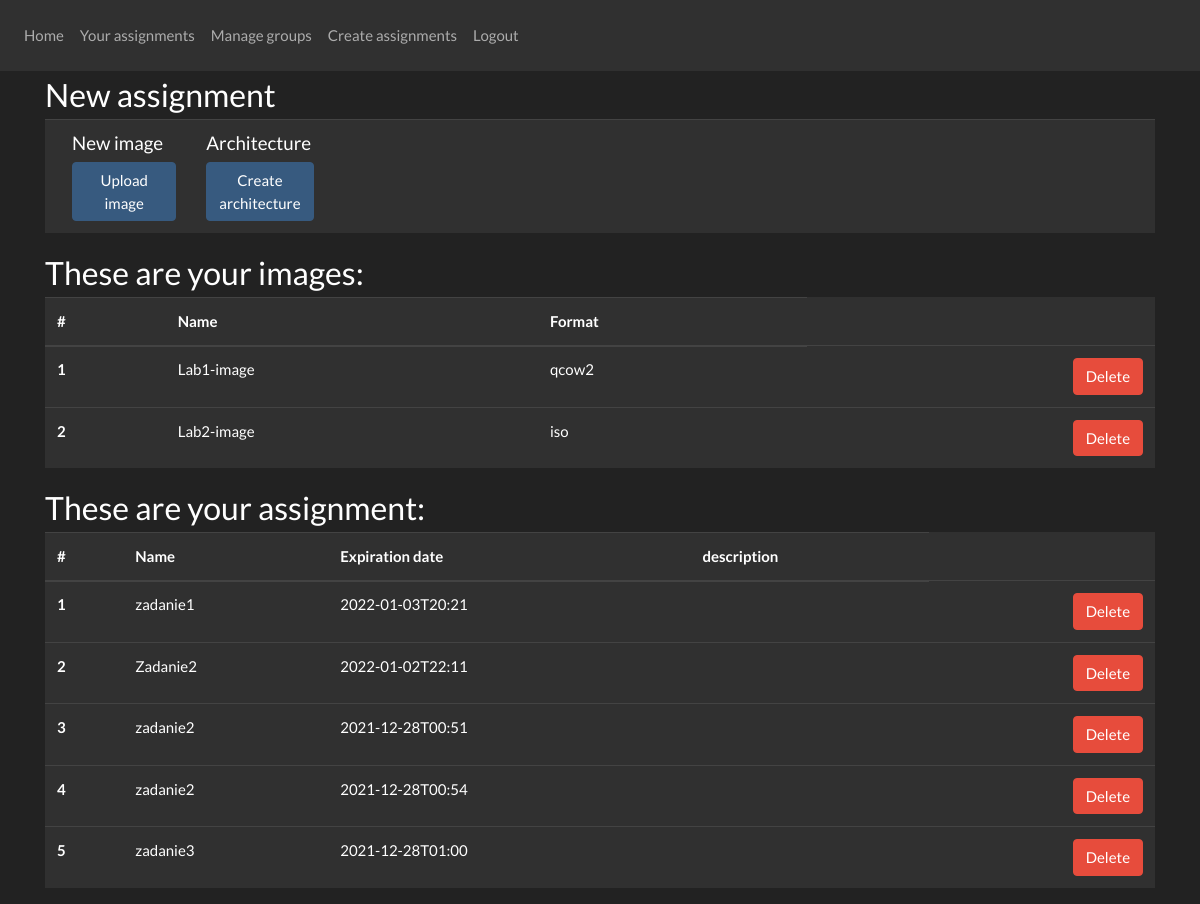
The app's page /create-assignments (signed in), older data.
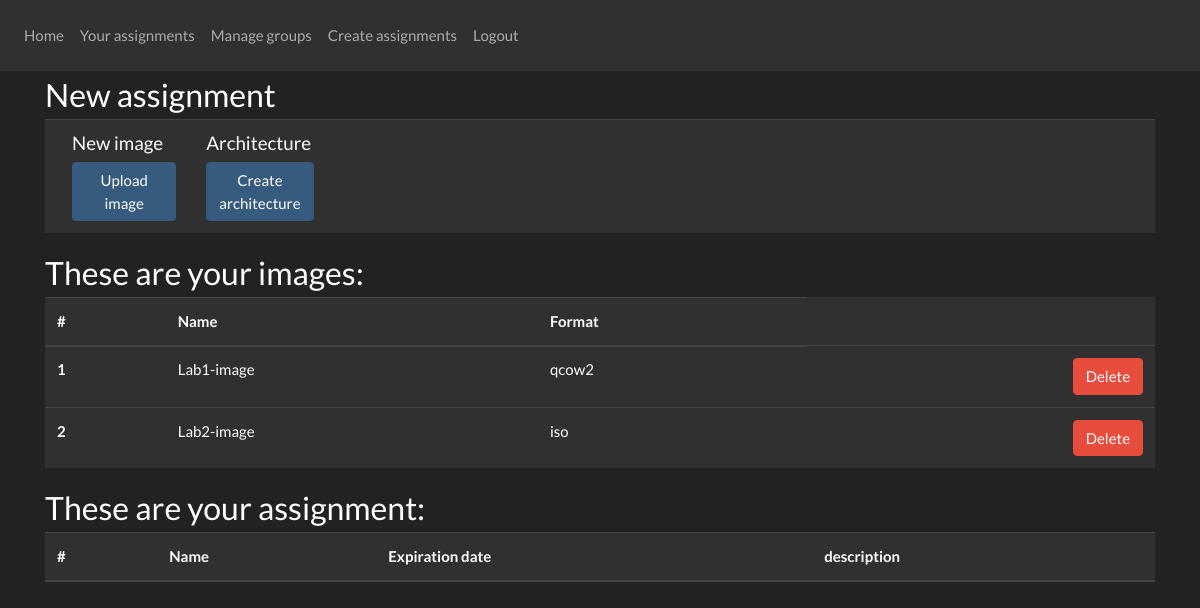
The same page, newer data.
### website/models.py (models this page shows)
class Uploaded_vm_image(db.Model):
    id = db.Column(db.Integer, primary_key=True)
    name = db.Column(db.String(50))
    format = db.Column(db.String(15))
    creator_id = db.Column(db.Integer, db.ForeignKey('user.id'))

class Assignment(db.Model):
    id = db.Column(db.Integer, primary_key=True)
    name = db.Column(db.String(150))
    expiration_date = db.Column(db.Integer)
    description = db.Column(db.String(150))
    uploaded_vm_image_id = db.Column(db.Integer, db.ForeignKey('uploaded_vm_image.id'))
    creator_id = db.Column(db.Integer, db.ForeignKey('user.id'))
    architecture_id = db.Column(db.Integer, db.ForeignKey('architecture_for_assignment.id'))

### website/create_assignments.py (the view)
@create_assignments.route('/create-assignments', methods=['GET', 'POST'])
@login_required
def get_create_assignments_page():
    return render_template("create-assignments.html",
                           user_has_permission=user_has_permission,
                           images=get_your_image(),
                           groups=show_groups_for_current_professor(),
                           images_for_modal=get_your_image(),
                           created_assignments=get_assignment_cuurent_professor()
                           )

### website/permissions.py (called while the page is built)
def user_has_permission(permission):
    return permission in role_permissions[current_user.role]

### website/request_to_database.py (called while the page is built)
def show_groups_for_current_professor():
    results = filter(lambda group: group.id_owner == current_user.id, db.session.query(Group).all())
    return results

def get_your_image():
    result = filter(lambda upload_vm_image: upload_vm_image.creator_id == current_user.id,
                    db.session.query(Uploaded_vm_image).all())
    return result

def get_assignment_cuurent_professor():
    result = filter(lambda assignment: assignment.creator_id == current_user.id, db.session.query(Assignment).all())
    return result

### website/templates/create-assignments.html (shortened to what this page needs)
{% extends "base.html" %}{% block title %}RemotEye - {{ current_user.role }}{% endblock %}
{% block content %}
    {% include "upload-image-modal.html" %}
    {% include "create-architecture-modal.html" %}
    <h3 class="modal-title">New assignment</h3>
    <table class="table table-hover table-dark">
        <tr>
            <td>
                <div class="w-25">
                    <div class="container">
                        <div class="row">
                            <div class="col col-md">
                                <h5>New image</h5>
                                <button type="button"
                                        class="btn btn-primary"
                                        data-toggle="modal"
                                        data-target="#upload_image"
                                        formaction="1klasse.html">Upload image
                                </button>
                            </div>
                                <div class="col col-md">
                                <div class="next">
                                    <h5>Architecture</h5>
                                    <button type="button"
                                            class="btn btn-primary"
                                            data-toggle="modal"
                                            data-target="#create-architecture"
                                            formaction="1klasse.html">Create architecture
                                    </button>
                                </div>
                            </div>
                        </div>
                    </div>
                </div>
            </td>
        </tr>
    </table>
    <table class="table table-hover table-dark">
        <h3 class="modal-title">These are your images:</h3>
        <tr>
            <thead>
            <tr>
                <th scope="col"> #</th>
                <th scope="col"> Name</th>
                <th scope="col"> Format</th>
            </tr>
            </thead>
            {% for image in images %}
                <tr>
                    <th scope="row"> {{ loop.index }} </th>
                    <td> {{ image.name }} </td>
                    <td> {{ image.format }} </td>
                    <td>
                        <a href=""
                           class="btn btn-danger btn-xs float-right"
                           id="button_delete_image-{{ image.id }}"
                           onclick="deleteImage(this.id)">Delete</a>
                    </td>
                </tr>
            {% endfor %}
    </table>
        <table class="table table-hover table-dark">
        <h3 class="modal-title">These are your assignment:</h3>
        <tr>
            <thead>
            <tr>
                <th scope="col"> #</th>
                <th scope="col"> Name</th>
                <th scope="col"> Expiration date</th>
                <th scope="col"> description</th>
            </tr>
            </thead>
            {% for assignment in created_assignments %}
                <tr>
                    <th scope="row"> {{ loop.index }} </th>
                    <td> {{ assignment.name }} </td>
                    <td> {{ assignment.expiration_date }} </td>
                    <td> {{ assignment.description }} </td>
                    <td>
                        <a href=""
                           class="btn btn-danger btn-xs float-right"
                           id="button_delete_image-{{ assignment.id }}"
                           onclick="">Delete</a>
                    </td>
                </tr>
            {% endfor %}
    </table>
{% endblock %}

Row changes from the older to the newer data that the page shows:
removed Assignment: name "zadanie1", expiration_date "2022-01-03T20:21"
removed Assignment: name "Zadanie2", expiration_date "2022-01-02T22:11"
removed Assignment: name "zadanie2", expiration_date "2021-12-28T00:51"
removed Assignment: name "zadanie2", expiration_date "2021-12-28T00:54"
removed Assignment: name "zadanie3", expiration_date "2021-12-28T01:00"
